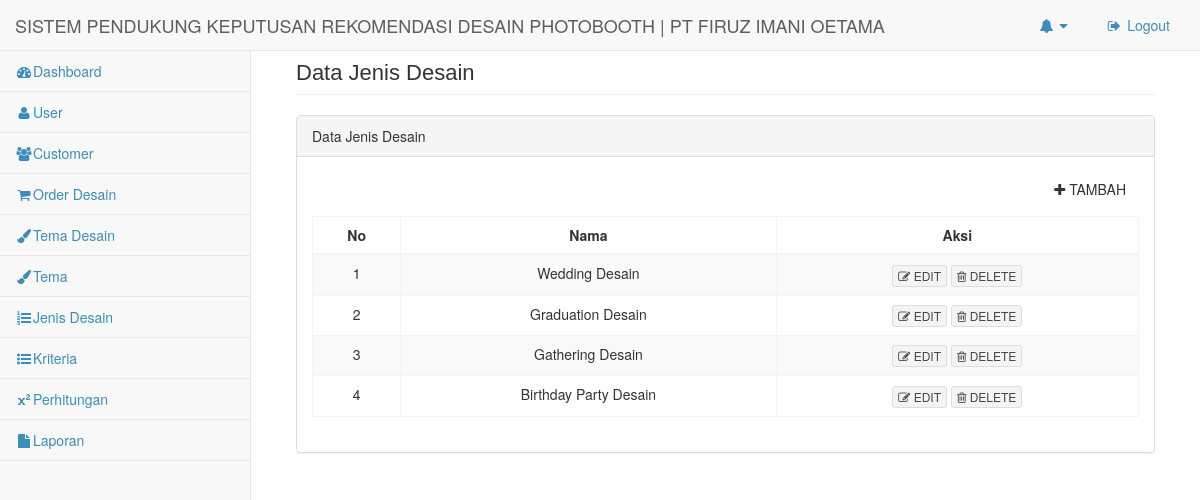
/index.php/admin/data_jenis_desain, run on the app's committed database.
### tables this page shows
CREATE TABLE `jenis_desain` (
  `id_jenis` int(11) NOT NULL,
  `nama` varchar(30) NOT NULL
);

### application/controllers/admin/data_jenis_desain.php (called while the page is built, shortened)
<?php
class data_jenis_desain extends CI_Controller {
	function __construct()
	{
		$this->load->model('jenis_desain_model');
	}
	public function index()
	{
		$data['title']   = "Data Jenis Desain";
		$data['data_jenis_desain'] = $this->jenis_desain_model->getall();
		$data['tambah'] = "data_jenis_desain/tambah";
		$data['delete'] = "data_jenis_desain/delete/";
		$v_content['content'] = $this->load->view('admin/inc/v_data_jenis_desain/v_data_jenis_desain_index', $data, true);
		$this->load->view('admin/body',$v_content);
	}
}

### index.php (called while the page is built, shortened)
<?php
require_once BASEPATH.'core/CodeIgniter.php';

### application/models/jenis_desain_model.php (called while the page is built, shortened)
<?php
class jenis_desain_model extends CI_Model
{
	private $table = 'jenis_desain';
	function getall()
	{
		return $this->db->get($this->table)->result_array();
	}
}
?>

### application/views/admin/inc/v_data_jenis_desain/v_data_jenis_desain_index.php (the view)
<div class="row">
    <div class="col-lg-12">
        <h1 class="page-header"><?=$title?></h1>
    </div>
</div>
<div class="row">
	<div class="col-lg-12">
	    <div class="panel panel-default">
	        <div class="panel-heading">
	            Data Jenis Desain
	        </div>
	        <div class="panel-body">
	        	<p class="text-right"><button type="button" class="btn btn-outline btn-default" onclick="location.href='<?=$tambah?>'"><i class="fa fa-plus"></i> TAMBAH</button></p>
	            <div class="table-responsive">
	                <table class="table table-striped table-bordered table-hover">
	                    <thead>
	                        <tr>
	                        	<th style="text-align: center;">No</th>
	                        	<th style="text-align: center;">Nama</th>
	                        	<th style="text-align: center;">Aksi</th>
	                        </tr>
	                    </thead>
	                    <tbody>
	                    	<?php $no = 1;
	                    	foreach($data_jenis_desain as $val){ ?>
	                        <tr>
	                            <td style="text-align: center;"><?=$no?></td>
	                            <td style="text-align: center;"><?=$val['nama']?></td>
	                            <td style="text-align: center;"><button type="button" class="btn btn-default btn-xs" onclick="location.href='<?=base_url();?>admin/data_jenis_desain/edit/<?=$val['id_jenis']?>'"><i class="fa fa-edit"></i> EDIT</button>
	                            	<a href="<?=$delete?><?=$val['id_jenis']?>"><button type="button" class="btn btn-default btn-xs" onclick="return confirm('Apakah kamu ingin menghapus data ini?')"><i class="fa fa-trash-o"></i> DELETE</button></a>
	                            </td>
	                        </tr>
	                        <?php $no++; } ?>
	                    </tbody>
	                </table>
	            </div>
	        </div>
	    </div>
	</div>
</div>

### data on the page
jenis_desain: nama "Wedding Desain"
jenis_desain: nama "Graduation Desain"
jenis_desain: nama "Gathering Desain"
jenis_desain: nama "Birthday Party Desain"

### other printed values
$title "Data Jenis Desain"
